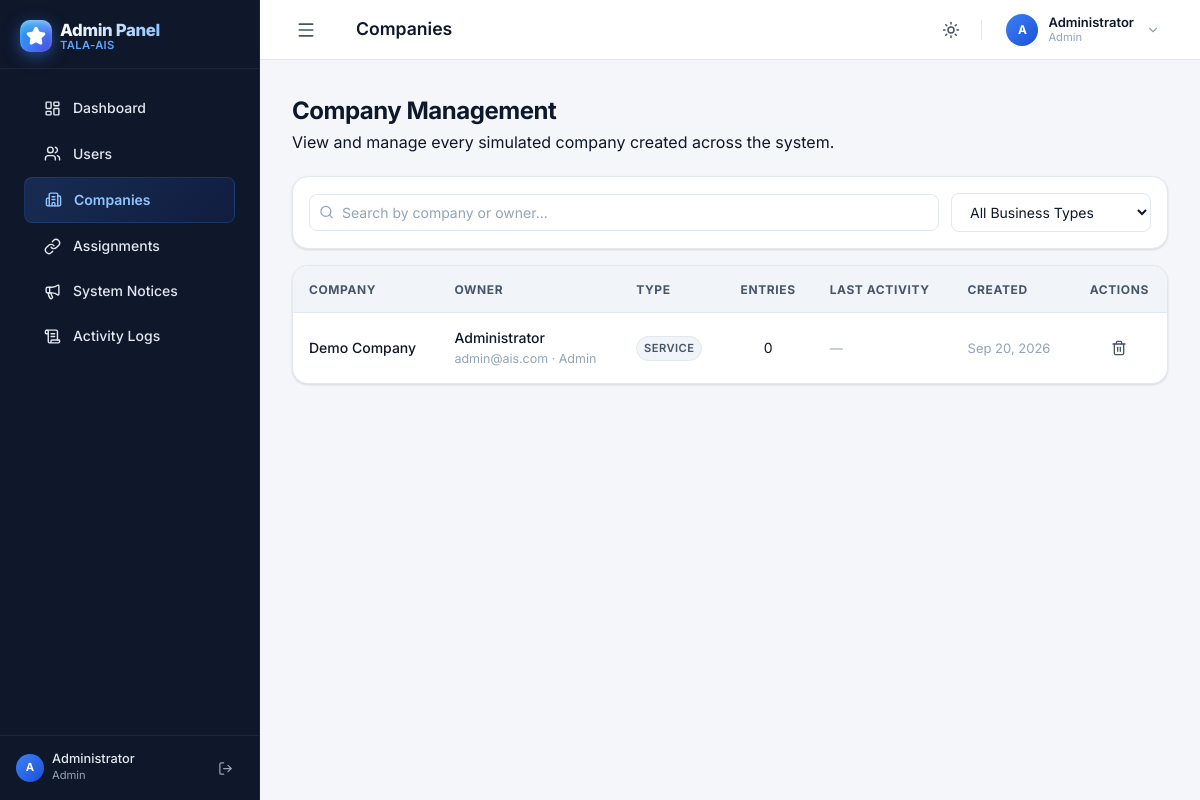
Screenshot of /admin/companies.php (signed in) with the database file from the repository.
### tables this page shows
CREATE TABLE IF NOT EXISTS `companies` (
    `id` INT AUTO_INCREMENT PRIMARY KEY,
    `user_id` INT NOT NULL,
    `name` VARCHAR(150) NOT NULL,
    `address` TEXT,
    `business_type` ENUM('Service','Merchandising','Manufacturing') NOT NULL DEFAULT 'Service',
    `tax_registered` TINYINT(1) NOT NULL DEFAULT 0,
    `tax_type` ENUM('VAT','Percentage Tax') DEFAULT NULL,
    `period_type` ENUM('Calendar','Fiscal') NOT NULL DEFAULT 'Calendar',
    `fiscal_start_month` VARCHAR(20) DEFAULT NULL,
    `fiscal_start_date` INT DEFAULT NULL,
    `fiscal_year_end` VARCHAR(20) DEFAULT 'December 31',
    `created_at` TIMESTAMP DEFAULT CURRENT_TIMESTAMP,
    FOREIGN KEY (`user_id`) REFERENCES `users`(`id`) ON DELETE CASCADE
);

CREATE TABLE IF NOT EXISTS `users` (
    `id` INT AUTO_INCREMENT PRIMARY KEY,
    `name` VARCHAR(100) NOT NULL,
    `email` VARCHAR(150) NOT NULL UNIQUE,
    `password` VARCHAR(255) NOT NULL,
    `role` ENUM('Admin','Instructor','Student') NOT NULL DEFAULT 'Student',
    `created_at` TIMESTAMP DEFAULT CURRENT_TIMESTAMP
);

### admin/companies.php (the view, shortened to what this page needs)
<?php
require_once '../includes/header.php';
$db = get_db();
$res = $db->query("
    SELECT c.id, c.name, c.business_type, c.tax_registered, c.created_at,
           u.id as owner_id, u.name as owner_name, u.email as owner_email, u.role as owner_role,
           (SELECT COUNT(*) FROM journal_entries e WHERE e.company_id = c.id AND e.deleted_at IS NULL) as entry_count,
           (SELECT MAX(e.created_at) FROM journal_entries e WHERE e.company_id = c.id AND e.deleted_at IS NULL) as last_activity
    FROM companies c
    JOIN users u ON c.user_id = u.id
    ORDER BY c.created_at DESC
");
$companies = $res->fetch_all(MYSQLI_ASSOC);
?>
<div class="page-header">
    <div class="page-header-text">
        <h1 class="page-title">Company Management</h1>
        <p class="page-subtitle">View and manage every simulated company created across the system.</p>
    </div>
</div>
<div class="card" style="padding: 1rem; margin-bottom: 1rem; display: flex; gap: 0.75rem; flex-wrap: wrap; align-items: center;">
    <div style="position: relative; flex: 1; min-width: 220px;">
        <i data-lucide="search" style="width:15px;height:15px; position:absolute; left:10px; top:50%; transform:translateY(-50%); color: var(--text-muted);"></i>
        <input type="text" id="companySearch" class="form-control" style="padding-left: 32px;" placeholder="Search by company or owner..." onkeyup="filterCompanies()">
    </div>
    <select id="typeFilter" class="form-control" style="max-width: 200px;" onchange="filterCompanies()">
        <option value="">All Business Types</option>
    </select>
</div>
<div class="card" style="padding: 0; overflow: hidden;">
    <div class="table-container">
        <table class="table">
            <thead>
                <tr>
                    <th>Company</th>
                    <th>Owner</th>
                    <th>Type</th>
                    <th class="text-center">Entries</th>
                    <th>Last Activity</th>
                    <th>Created</th>
                    <th class="text-center">Actions</th>
                </tr>
            </thead>
            <tbody id="companyTableBody">
                <?php foreach ($companies as $c): ?>
                <tr data-search="<?= htmlspecialchars(strtolower($c['name'] . ' ' . $c['owner_name'] . ' ' . $c['owner_email'])) ?>" data-type="<?= htmlspecialchars($c['business_type']) ?>">
                    <td style="font-weight: 500;"><?= htmlspecialchars($c['name']) ?></td>
                    <td>
                        <div style="font-weight: 500;"><?= htmlspecialchars($c['owner_name']) ?></div>
                        <div class="text-muted" style="font-size: 0.78rem;"><?= htmlspecialchars($c['owner_email']) ?> · <?= htmlspecialchars($c['owner_role']) ?></div>
                    </td>
                    <td><span class="badge badge-neutral"><?= htmlspecialchars($c['business_type']) ?></span></td>
                    <td class="text-center"><?= (int)$c['entry_count'] ?></td>
                    <td style="font-size: 0.8125rem; color: var(--text-muted);">
                        <?= $c['last_activity'] ? date('M j, Y', strtotime($c['last_activity'])) : '—' ?>
                    </td>
                    <td style="font-size: 0.8125rem; color: var(--text-muted);"><?= date('M j, Y', strtotime($c['created_at'])) ?></td>
                    <td>
                        <div class="flex justify-center gap-2">
                            <form method="POST" onsubmit="return confirm('Permanently delete \'<?= htmlspecialchars(addslashes($c['name'])) ?>\'? This will remove ALL its accounts, journal entries, and records. This cannot be undone.');" style="display:inline;">
                                <button type="submit" class="icon-btn text-danger" title="Delete Company">
                                    <i data-lucide="trash-2" style="width:16px;height:16px;"></i>
                                </button>
                            </form>
                        </div>
                    </td>
                </tr>
                <?php endforeach; ?>
            </tbody>
        </table>
    </div>
</div>
<?php require_once '../includes/footer.php'; ?>

### rows the page displays
companies: name "Demo Company", user.name "Administrator", user.email "admin@ais.com", user.role "Admin", business_type "SERVICE", entry_count "0", created_at "Sep 20, 2026"

### other values shown
$item['label'] "Dashboard"
$item['label'] "Users"
$item['label'] "Companies"
$item['label'] "Assignments"
$item['label'] "System Notices"
$item['label'] "Activity Logs"
$initials "A"
$userName "Administrator"
$userRole "Admin"
$pageTitle "Companies"
